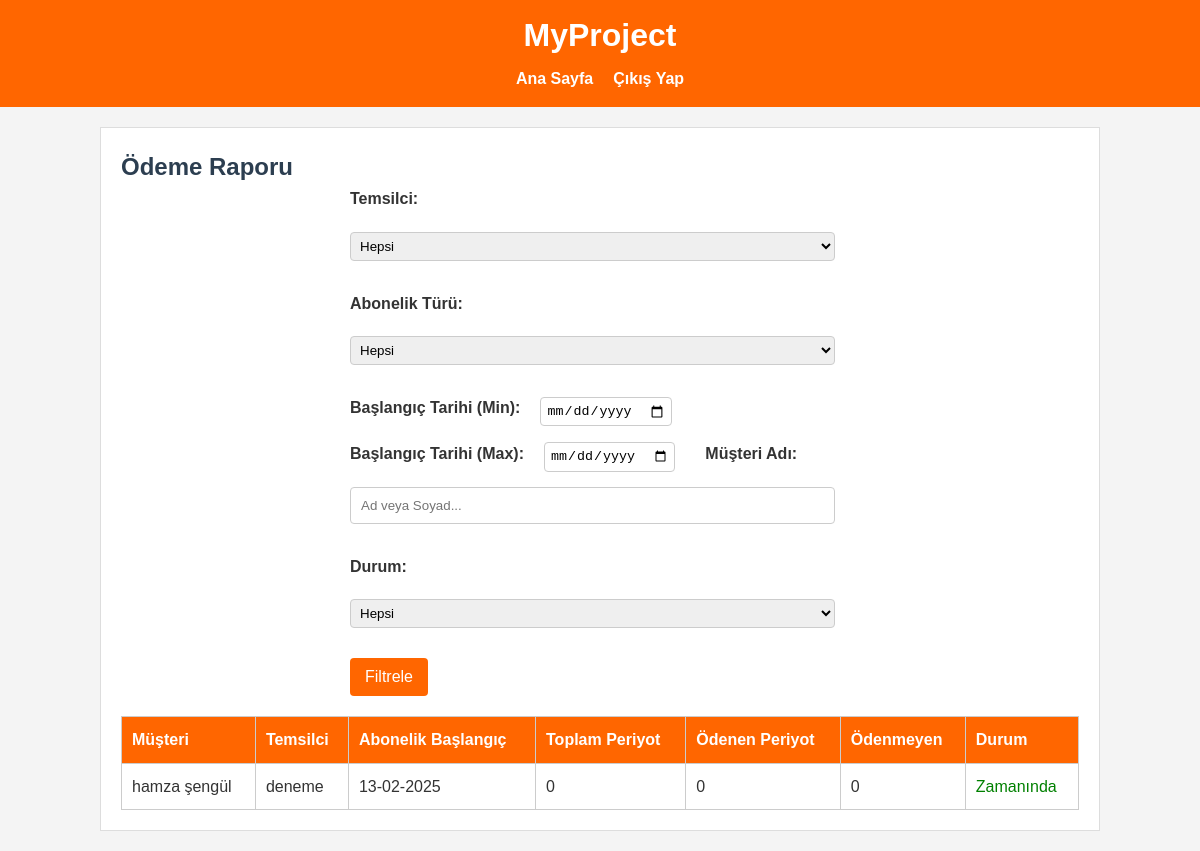
The page /payment-overview/ (signed in) on the database as committed earlier.
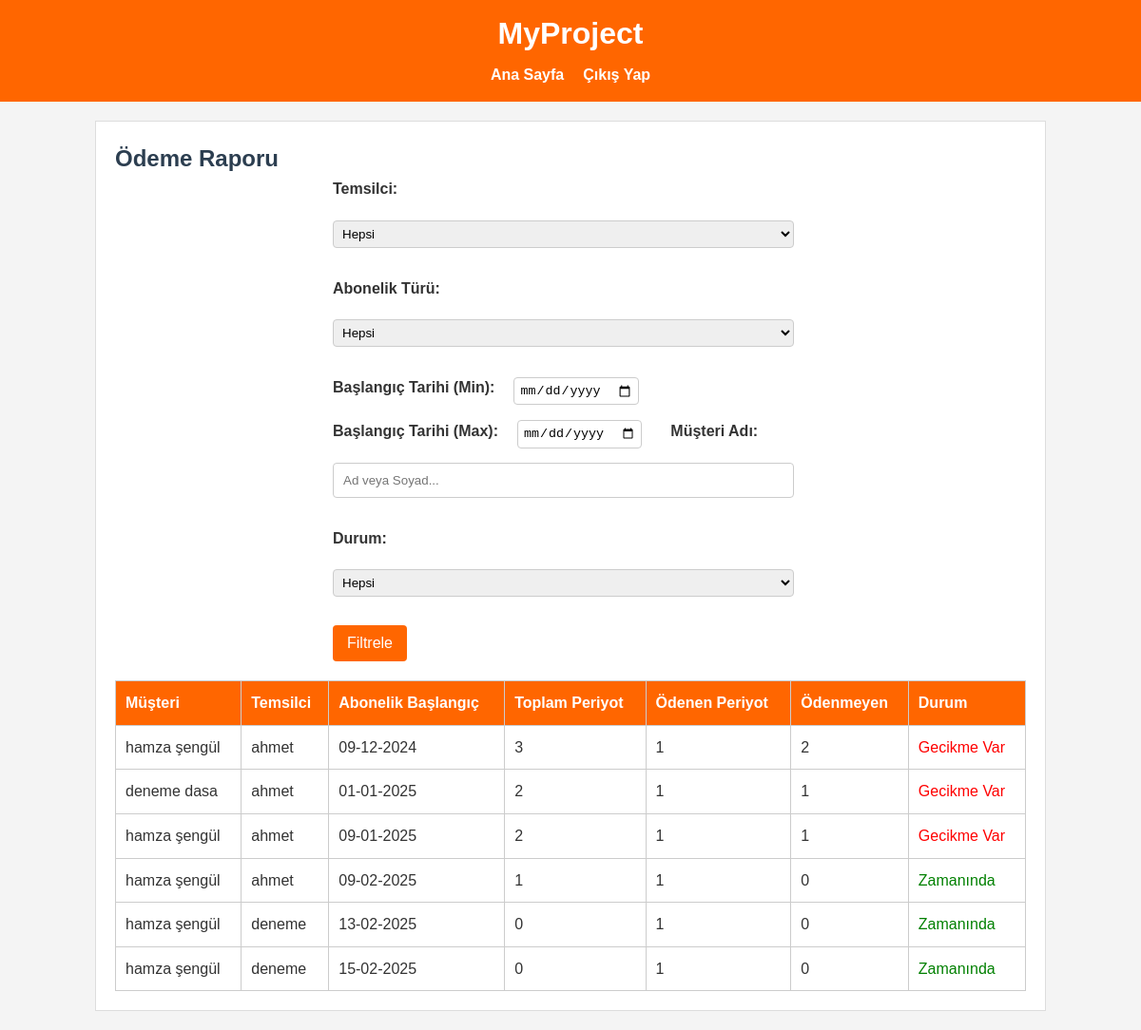
The same page on the database as committed later.
### core/models.py (models this page shows, shortened)
class Customer(models.Model):
    representative = models.ForeignKey(User, on_delete=models.CASCADE, related_name='customers', verbose_name="Temsilci")
    first_name = models.CharField(max_length=30, verbose_name="Ad")
    last_name = models.CharField(max_length=30, verbose_name="Soyad")
    identifier = models.CharField(max_length=50, verbose_name="TC / Vergi No")
    tax_address = models.CharField(max_length=50, blank=True, null=True, verbose_name="Vergi Adresi")
    address = models.TextField(verbose_name="Adres")
    subscription_type = models.ForeignKey(SubscriptionType, on_delete=models.SET_NULL, null=True, blank=True, verbose_name="Abonelik Türü")
    subscription_duration = models.ForeignKey(SubscriptionDuration, on_delete=models.SET_NULL, null=True, blank=True, verbose_name="Abonelik Süresi")
    subscription_start_date = models.DateField(null=True, blank=True, verbose_name="Aboneliğin Başlama Tarihi")
    payment_method = models.ForeignKey(PaymentMethod, on_delete=models.SET_NULL, null=True, blank=True, verbose_name="Ödeme Tipi")
    payment_amount = models.DecimalField(max_digits=10, decimal_places=2, null=True, blank=True, verbose_name="Ödeme Miktarı")
    detail = models.TextField(blank=True, null=True, verbose_name="Detay Açıklama")
    created_at = models.DateTimeField(auto_now_add=True, verbose_name="Oluşturulma Tarihi")
    class Meta:
        verbose_name = "Müşteri"
        verbose_name_plural = "Müşteriler"
        ordering = ['-created_at']

### core/views.py (the view)
# urls.py: path('payment-overview/', views.payment_overview, name='payment_overview'),
@login_required
@user_passes_test(lambda u: u.is_superuser)
def payment_overview(request):
    today = date.today()
    rep_id = request.GET.get('representative')   # temsilci id
    sub_type_id = request.GET.get('sub_type')    # abonelik türü id
    date_start = request.GET.get('date_start')   # abonelik başlangıç tarihi aralığı (start)
    date_end = request.GET.get('date_end')       # abonelik başlangıç tarihi aralığı (end)
    cust_name = request.GET.get('cust_name')     # müşteri adı araması
    durum = request.GET.get('durum')             # on_time / delayed
    customers_qs = Customer.objects.all().order_by('subscription_start_date')
    if rep_id:
        customers_qs = customers_qs.filter(representative__id=rep_id)
    if sub_type_id:
        customers_qs = customers_qs.filter(subscription_type__id=sub_type_id)
    if date_start:
        try:
            date_start_parsed = datetime.strptime(date_start, '%Y-%m-%d').date()
            customers_qs = customers_qs.filter(subscription_start_date__gte=date_start_parsed)
        except ValueError:
            pass
    if date_end:
        try:
            date_end_parsed = datetime.strptime(date_end, '%Y-%m-%d').date()
            customers_qs = customers_qs.filter(subscription_start_date__lte=date_end_parsed)
        except ValueError:
            pass
    if cust_name:
        customers_qs = customers_qs.filter(
            Q(first_name__icontains=cust_name) | Q(last_name__icontains=cust_name)
        )
    payment_info = []
    for customer in customers_qs:
        if customer.subscription_start_date:
            total_periods = ((today - customer.subscription_start_date).days // 30) + 1
            if total_periods < 0:
                total_periods = 0
        else:
            total_periods = 0
        paid_periods = customer.payment_records.filter(status='paid').count()
        pending_periods = total_periods - paid_periods
        info = {
            'customer': customer,
            'total_periods': total_periods,
            'paid_periods': paid_periods,
            'pending_periods': max(pending_periods, 0),
            'on_time': pending_periods <= 0,  # True/False
            'delayed': pending_periods > 0,   # True/False
        }
        payment_info.append(info)
    if durum == 'on_time':
        payment_info = [i for i in payment_info if i['on_time'] is True]
    elif durum == 'delayed':
        payment_info = [i for i in payment_info if i['delayed'] is True]
    representatives = User.objects.filter(representative_profile__isnull=False)
    subscription_types = SubscriptionType.objects.all()
    context = {
        'payment_info': payment_info,
        'today': today,
        'selected_rep': rep_id or '',
        'selected_sub_type': sub_type_id or '',
        'selected_date_start': date_start or '',
        'selected_date_end': date_end or '',
        'selected_cust_name': cust_name or '',
        'selected_durum': durum or '',
        'representatives': representatives,
        'subscription_types': subscription_types,
    }
    return render(request, 'core/payment_overview.html', context)

### core/templates/core/payment_overview.html (shortened to what this page needs)
{% extends 'core/base.html' %}
{% block content %}
<h2>Ödeme Raporu</h2>
<form method="get" class="filter-form" style="margin-bottom: 20px;">
  <label for="representative">Temsilci:</label>
  <select name="representative" id="representative">
    <option value="">Hepsi</option>
  </select>
  <label for="sub_type">Abonelik Türü:</label>
  <select name="sub_type" id="sub_type">
    <option value="">Hepsi</option>
  </select>
  <label for="date_start">Başlangıç Tarihi (Min):</label>
  <input type="date" name="date_start" id="date_start" value="{{ selected_date_start }}">
  <label for="date_end">Başlangıç Tarihi (Max):</label>
  <input type="date" name="date_end" id="date_end" value="{{ selected_date_end }}">
  <label for="cust_name">Müşteri Adı:</label>
  <input type="text" name="cust_name" id="cust_name" value="{{ selected_cust_name }}" placeholder="Ad veya Soyad...">
  <label for="durum">Durum:</label>
  <select name="durum" id="durum">
    <option value="">Hepsi</option>
  </select>
  <button type="submit" class="btn">Filtrele</button>
</form>
<table>
  <thead>
    <tr>
      <th>Müşteri</th>
      <th>Temsilci</th>
      <th>Abonelik Başlangıç</th>
      <th>Toplam Periyot</th>
      <th>Ödenen Periyot</th>
      <th>Ödenmeyen</th>
      <th>Durum</th>
    </tr>
  </thead>
  <tbody>
    {% for info in payment_info %}
    <tr>
      <td>{{ info.customer.first_name }} {{ info.customer.last_name }}</td>
      <td>
        {% if info.customer.representative %}
          {{ info.customer.representative.username }}
        {% else %}
          -
        {% endif %}
      </td>
      <td>
        {% if info.customer.subscription_start_date %}
          {{ info.customer.subscription_start_date|date:"d-m-Y" }}
        {% else %}
          -
        {% endif %}
      </td>
      <td>{{ info.total_periods }}</td>
      <td>{{ info.paid_periods }}</td>
      <td>{{ info.pending_periods }}</td>
      <td>
        {% if info.delayed %}
          <span style="color:red;">Gecikme Var</span>
        {% else %}
          <span style="color:green;">Zamanında</span>
        {% endif %}
      </td>
    </tr>
    {% empty %}
    <tr>
      <td colspan="7">Kayıt bulunamadı.</td>
    </tr>
    {% endfor %}
  </tbody>
</table>
{% endblock %}

Rows that differ between the two databases and show on the page:
added Customer: customer.first_name "hamza", customer.last_name "şengül", customer.representative.username "ahmet", customer.subscription_start_date "09-12-2024", total_periods "3", paid_periods "1", pending_periods "2", shows "Gecikme Var"
added Customer: customer.first_name "deneme", customer.last_name "dasa", customer.representative.username "ahmet", customer.subscription_start_date "01-01-2025", total_periods "2", paid_periods "1", pending_periods "1", shows "Gecikme Var"
added Customer: customer.first_name "hamza", customer.last_name "şengül", customer.representative.username "ahmet", customer.subscription_start_date "09-01-2025", total_periods "2", paid_periods "1", pending_periods "1", shows "Gecikme Var"
added Customer: customer.first_name "hamza", customer.last_name "şengül", customer.representative.username "ahmet", customer.subscription_start_date "09-02-2025", total_periods "1", paid_periods "1", pending_periods "0", shows "Zamanında"
computed for Customer (number 5 of 6 on the later page): paid_periods "0" → "1"
added Customer: customer.first_name "hamza", customer.last_name "şengül", customer.representative.username "deneme", customer.subscription_start_date "15-02-2025", total_periods "0", paid_periods "1", pending_periods "0", shows "Zamanında"
